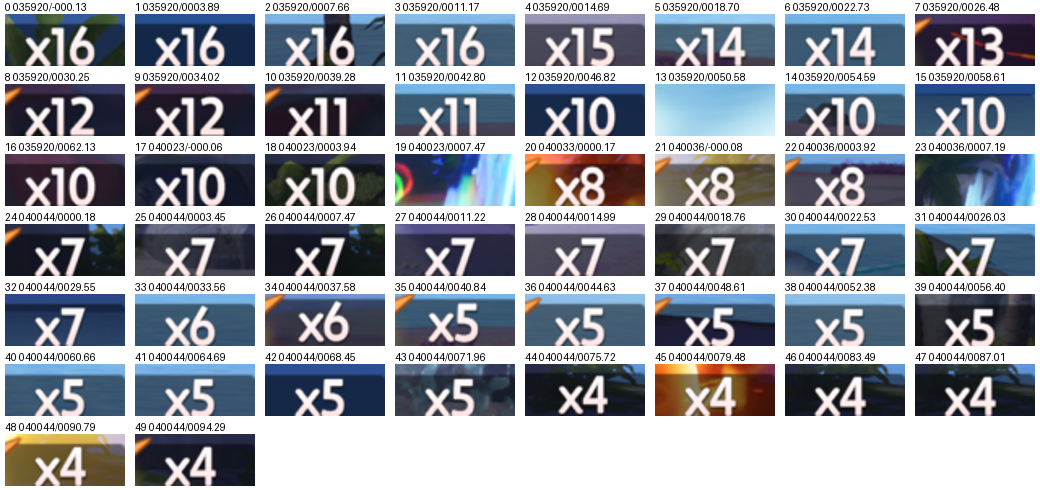
#> input picture bossbar/xn_sheet.png, 1040 x 490 px; its folder holds only this picture in this run
$ python -i reader.py   (imports and definitions only)
#> lines starting #> are read from the running program, lines starting #| are printed output that depends on the picture; after the words box and inside, x2 and y2 are one past the last pixel; in counts of white or black regions, pixels touching at a corner belong together
"""Boss-bar reading shared by bossbar.py (screenshots) and live.py (live capture).

Resolution-independent: the white [ ] brackets at the ends of the boss bar are the ruler. Every position is a
fraction of the bracket span, measured once on a 2000x1125 screenshot (span 789 px) and checked on a 4K crop.
"""
import csv, difflib, json, os, re, struct, subprocess, tempfile, threading, time
from PIL import Image, ImageChops, ImageOps
from hpcalc import max_hp, break_points

import settings as C
HERE = C.RES                      # shipped data files (catalog, OCR helper)

# ---- layout, in units of the bracket span (left bracket = 0, right bracket = 1) ----
REF_SPAN = 789                                   # bracket span on the 2000x1125 reference shot
TRACK = (9 / 789, 716 / 789)                     # fill track: left edge, right edge (exclusive)
WORLD_TRACK_RIGHT = 784 / 789                     # bosses out in the world have no xN box: the track runs to the bracket
# x0, y0, x1, y1; y relative to the fill's centre row. The title is centred over the bar, so a long one grows both ways:
# open-world bars are narrower than Interlink's (1293 px at 4K against 1514) with text the same size, and
# "Lv.60 Sparkling- Young Omega Sherro" filled almost the whole span - the old 175..625 box cut "Lv.60" off one end and
# "herro" off the other, and with no level no fight started. Now the full span plus a little: what OCR finds left of
# "Lv" is dropped by parse_title, and a bracket top read as ']' or '|' after the name is no letter to norm()
TITLE_BOX = (-30 / 789, -52 / 789, 819 / 789, -8 / 789)
XN_BOX = (722 / 789, -12 / 789, 783 / 789, 14 / 789)    # inside the dark xN box only
SPAN_PER_THICKNESS = 789 / 12                     # fallback when brackets aren't visible (fill is 12 px thick at span 789)

# ---- pixel classes ----
def is_fill(p): r, g, b = p[:3]; return r >= 220 and 90 <= g <= 195 and b <= 125        # live HP gradient
def is_ghost(p): r, g, b = p[:3]; return 165 <= r <= 215 and 55 <= g <= 105 and 55 <= b <= 100  # recent damage
def is_flash(p): return min(p[:3]) >= 235                                                # hit flash
def is_white(p): return min(p[:3]) >= 190                                                # brackets / text
def barlike(p): return is_fill(p) or is_ghost(p) or is_flash(p)
def colored(p): return is_fill(p) or is_ghost(p)                                         # no white: walls/sky are white

# [12 lines left out: function _bar_run, not called in this run]

def _is_bracket(px, x, yc, thick, W, H):
    """A bracket is a thin, tall white line: white along the column, not white a few pixels to either side. It is
    ~1.6x the bar's thickness; at small sizes (720p) blending adds a row to the measured thickness and takes the
    bracket's faded ends off, so 1.5 px of that is allowed for (was a plain 1.3x: missed at 720p)."""
    if _white_run(px, x, yc, 2 * thick, H) < 1.3 * thick - 1.5: return False
    off = max(3, thick // 3)
    side = [px[min(W - 1, max(0, x + s)), yy] for s in (-off, off) for yy in (yc - thick // 3, yc + thick // 3)]
    return sum(map(is_white, side)) <= 2

def _longest_run(px, y, x0, x1, test):
    best = (0, 0); run = start = 0
    for x in range(x0, x1):
        if test(px[x, y]):
            if run == 0: start = x
            run += 1
            if run > best[0]: best = (run, start)
        else: run = 0
    return best

def _line_px(px, x, y):
    """A pixel of a thin white line: white, or (scaled down, the 1 px line falling between two columns) light grey
    next to light grey - the line split over x and a neighbour, e.g. a bracket at 720p."""
    p = px[x, y]
    if is_white(p): return True
    if min(p[:3]) < 140: return False
    for nx in (x - 1, x + 1):
        try:
            if min(px[nx, y][:3]) >= 140: return True
        except IndexError:
            pass
    return False

def _white_run(px, x, yc, reach, H):
    """Length of the vertical white run through column x around row yc."""
    n = 0
    for y in range(max(0, yc - reach), min(H, yc + reach)):
        n = n + 1 if _line_px(px, x, y) else n
    return n

LAST_FAIL = ['']     # why the last find_bar call found nothing (for the meter's diagnostics)

def _band(lo, hi): return lambda v: 255 if lo <= v <= hi else 0

def _band_runs(band, gap):
    """(n, y, start) of every row of `band` whose longest fill/ghost run is 4 px or more: the same runs _bar_run
    finds, from a one-byte-per-pixel class map (c = fill/ghost, f = hit flash, . = anything else) built with PIL's own
    image operations and matched with a regular expression, so a frame costs a few milliseconds even with red all
    over it instead of a Python pass over every pixel. A run is coloured pixels with flash gaps of under `gap`."""
    from PIL import ImageChops
    r, g, b = band.convert('RGB').split()
    fill = ImageChops.darker(ImageChops.darker(r.point(_band(220, 255)), g.point(_band(90, 195))), b.point(_band(0, 125)))
    ghost = ImageChops.darker(ImageChops.darker(r.point(_band(165, 215)), g.point(_band(55, 105))), b.point(_band(55, 100)))
    flash = ImageChops.darker(ImageChops.darker(r.point(_band(235, 255)), g.point(_band(235, 255))), b.point(_band(235, 255)))
    colour = ImageChops.lighter(fill, ghost)
    if not colour.getbbox(): return []
    classes = Image.new('L', band.size, ord('.')); classes.paste(ord('f'), mask=flash); classes.paste(ord('c'), mask=colour)
    data, w = classes.tobytes(), band.width
    run = re.compile(rb'c(?:f{0,%d}c)*' % max(0, gap - 1))
    out = []
    for y in range(band.height):
        row = data[y * w:(y + 1) * w]
        if row.count(b'c') < 2: continue                          # a run of 4 or more has both ends coloured
        best = (0, 0)
        for m in run.finditer(row):
            if m.end() - m.start() > best[0]: best = (m.end() - m.start(), m.start())
        if best[0] >= 4: out.append((best[0], y, best[1]))
    return out

def find_bar(im, cropped=False, tries=8):
    """Locate the boss bar. Returns dict(yc, left_bracket, span, track_left, track_right, thickness) or None.
    Red/orange things other than the bar (fire effects, portals) can make longer runs than a drained bar, so the
    best few candidate rows are each checked for the bar's two white brackets; the first that has them wins."""
    W, H = im.size
    y0, y1 = (0, H) if cropped else (0, int(H * 0.22))
    x0, x1 = (0, W) if cropped else (int(W * 0.08), int(W * 0.92))
    # coarse search on the band shrunk to ~960 px wide whatever the resolution (a whole-number factor left 1080p
    # unshrunk and 1440p barely shrunk: the slowest screens to find a bar on)
    f = max(1.0, W / 960); d = max(1, round(f))
    band = im.crop((x0, y0, x1, y1)).resize((max(1, round((x1 - x0) / f)), max(1, round((y1 - y0) / f))), Image.NEAREST)
    runs = _band_runs(band, gap=max(2, round(24 / f)))
    if not runs: LAST_FAIL[0] = 'no red/orange run near the top'; return None
    runs.sort(reverse=True); px = im.load(); tried = []; reasons = []
    for n, by, bs in runs:
        if len(tried) >= tries: break
        if any(abs(by - t) <= 2 for t in tried): continue          # same bar seen on a neighbouring row
        tried.append(by)
        r = _check_candidate(px, W, H, x0 + round(bs * f), y0 + round(by * f), d, cropped)
        if isinstance(r, dict): LAST_FAIL[0] = ''; return r
        reasons.append(r)
    LAST_FAIL[0] = '; '.join(dict.fromkeys(reasons)) or 'no candidate'
    return None

# [19 lines left out: function bar_at, not called in this run]

def _check_candidate(px, W, H, xg, yg, d, cropped, brackets=None):
    """Refine one candidate run at full resolution and check it is the boss bar. Returns the bar dict or a reason."""
    col = min(W - 1, xg + 4 * d)
    if not colored(px[col, yg]):
        near = [y for y in range(max(0, yg - d), min(H, yg + d + 1)) if colored(px[col, y])]
        if not near: return 'run vanished at full resolution'
        yg = near[0]
    top = yg
    while top > 0 and colored(px[col, top - 1]): top -= 1
    bot = yg
    while bot < H - 1 and colored(px[col, bot + 1]): bot += 1
    yc = (top + bot) // 2; thick = max(3, bot - top + 1)
    if not cropped and thick > H * 0.03: return f'too thick ({thick}px)'
    if brackets:                                                    # already checked where they were (bar_at)
        lb, rb = brackets; start = xg
    else:
        n, start = _longest_run(px, yc, max(0, xg - 4 * d), W, colored)
        lb = None                                                   # left bracket: thin tall white line
        for x in range(start - 1, max(0, start - 4 * thick) - 1, -1):
            if _is_bracket(px, x, yc, thick, W, H): lb = x; break
        est = SPAN_PER_THICKNESS * thick
        rb = None
        if lb is not None:
            for x in range(min(W - 1, int(lb + 1.25 * est)), int(lb + 0.8 * est), -1):   # rightmost bracket-like line
                if _is_bracket(px, x, yc, thick, W, H): rb = x; break
    if lb is not None and rb is not None: span = rb - lb
    elif not cropped: return 'no left bracket' if lb is None else 'no right bracket'
    else:
        span = est; lb = start - TRACK[0] * span
    world = False
    if not cropped:
        if abs(lb + span / 2 - W / 2) > 0.04 * W: return 'not centred on screen'     # the boss bar is top-centre
        # Boss rush bars end in a dark box with white "xN" digits; bosses out in the world (Alphas) have none and
        # their track runs on to the right bracket - with full HP that part is still red fill.
        x_from, x_to = int(lb + TRACK[1] * span + 0.01 * span), int(lb + 0.99 * span)
        if x_to <= x_from: return 'no room for an xN box'
        rows = [y for y in range(yc - thick // 2, yc + thick // 2 + 1) if 0 <= y < H]
        digits = sum(1 for x in range(x_from, x_to) for y in rows if is_white(px[x, y]))
        dark = sum(1 for x in range(x_from, x_to) if max(px[x, yc][:3]) < 120 or is_white(px[x, yc]))
        red = sum(1 for x in range(x_from, x_to) if colored(px[x, yc]))
        if digits >= 0.03 * (x_to - x_from) * len(rows) and dark >= 0.6 * (x_to - x_from): world = False
        elif dark + red >= 0.8 * (x_to - x_from): world = True                         # dark empty track or HP fill
        else: return 'no xN box or open track at the right end'
        # an Interlink bar whose xN box is gone (x1, late in the fight) looks like a world bar with an empty right end;
        # live HP red there means the track really runs on to the bracket (see as_bossrush_bar)
        right_red = red / (x_to - x_from)
    else: right_red = 0.0
    right = WORLD_TRACK_RIGHT if world else TRACK[1]
    return {'yc': yc, 'left_bracket': lb, 'span': span, 'brackets_found': rb is not None, 'world': world, 'right_red': right_red,
            'track_left': round(lb + TRACK[0] * span), 'track_right': round(lb + right * span), 'thickness': thick,
            'frame': (W, H)}

# [17 lines left out: functions as_bossrush_bar, measure_fill, not called in this run]

def _median_px(px, x, rows):
    v = sorted((px[x, y][:3] for y in rows), key=sum)
    return v[len(v) // 2]

def _diff(a, b): return abs(a[0] - b[0]) + abs(a[1] - b[1]) + abs(a[2] - b[2])

# [18 lines left out: function measure_fill_any, not called in this run]

# Break gauge: the thin line under the HP bar. It starts full and drains as break damage lands (white, orange for
# about the last 30%); at zero the boss is broken (the empty part of the HP track turns yellow with "250%") for
# ~10 s, then the line refills and drains again. The track behind the line is see-through, so a line pixel must have
# the bar's dark rim above it and the dark outline below.
BREAK_BELOW = (0.010, 0.019)                      # line rows: fractions of the bracket span below the bar centre
def _gauge_white(p): return min(p[:3]) >= 195 and max(p[:3]) - min(p[:3]) <= 14
def _gauge_orange(p): r, g, b = p[:3]; return r >= 235 and 185 <= g <= 220 and 125 <= b <= 170
def _break_yellow(p): r, g, b = p[:3]; return r >= 235 and g >= 200 and b <= 150
def _dark(p): return max(p[:3]) < 135

# [29 lines left out: functions measure_break, verify_bar, not called in this run]

def box_at(bar, rel):
    lb, s, yc = bar['left_bracket'], bar['span'], bar['yc']
    return (lb + rel[0] * s, yc + rel[1] * s, lb + rel[2] * s, yc + rel[3] * s)

# [91 lines left out: functions timer_box, prep_text, prep_white, prep_grey, prep_bright, prep_labelled and 4 more, not called in this run]

# ---- OCR (Windows built-in: ocr-helper.exe when shipped, else a long-running PowerShell helper) ----
OCR_EXE = os.path.join(HERE, 'ocr-helper.exe')   # native helper (app/ocr-helper): grey pixels on stdin, no image files

TEMP_PREFIX = 'bossbar_'

# [11 lines left out: function sweep_temp, not called in this run]

class Ocr:
    swept = False
    # [50 lines left out: functions __init__, read, read_native, close, not called in this run]

DIGIT_FIX = str.maketrans({'O': '0', 'o': '0', 'Q': '0', 'D': '0', 'I': '1', 'l': '1', 'S': '5', 'B': '8', 'Z': '2', 'G': '6'})

# [19 lines left out: functions parse_title, strip_sparkling, not called in this run]

XN_FIX = str.maketrans({'l': '1', 'I': '1', 'i': '1', '|': '1', 'O': '0', 'o': '0', 'D': '0', 'Q': '0', 'S': '5', 's': '5'})

# [10 lines left out: function parse_xn, not called in this run]

def parse_timer(t):
    m = re.search(r'(?<!\d)(\d{1,2})\s*[:.]\s*(\d{2})(?!\d)', t or '')
    return int(m.group(1)) * 60 + int(m.group(2)) if m else None

# ---- boss data ----
GAME_BOSSES = [None]      # the boss list read from the player's game data (gamedata.cached_bosses), when there is one

# [9 lines left out: function load_catalog, not called in this run]

def load_grades():
    with open(os.path.join(HERE, 'boss_rush_grades.csv'), encoding='utf-8') as f:
        return [float(r['cumulative_hp_loss_pct']) / 100 for r in csv.DictReader(f)]   # index = grade 0..16

def norm(s): return re.sub(r'[^a-z]', '', (s or '').lower())

def hp_formula(r):
    try: return json.loads(r['fixed_hp_rate']).get('1')
    except (ValueError, AttributeError): return None

# [50 lines left out: functions world_rows, wild_copy, pick_boss, not called in this run]

# The boss rush week schedule: bundled, replaced by a fresher copy read from the game data after a patch (live.py)
CYCLES_FILE = [os.path.join(HERE, 'boss_rush_cycles.json')]

# [59 lines left out: functions active_cycle_bosses, active_cycle_slots, prep_label, active_cycle_id, latest_cycle_boss, cycle_slot, not called in this run]

CALIB = os.path.join(C.DATA, 'calibration.json')

# [12 lines left out: functions load_calibration, save_calibration, not called in this run]

_BREAK = None
# [44 lines left out: functions boss_break_points, boss_max_hp, damage_dealt, read_frame, not called in this run]

>>> from PIL import Image
>>> picture = Image.open('xn_sheet.png')
#> picture is the input picture: PIL image 1040x490 RGB; mean R, G, B 148.6, 153.4, 162.7
>>> result = find_bar(picture)
#> in find_bar, `band = im.crop((x0, y0, x1, y1)).resize((max(1, round((x1 - x0) / f)),..`:
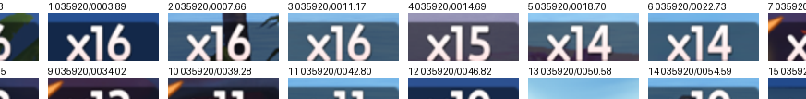
#> band: PIL image 806x99 RGB; mean R, G, B 144.3, 155.8, 171.2
#> in _band_runs, `r, g, b = band.convert('RGB').split()`:
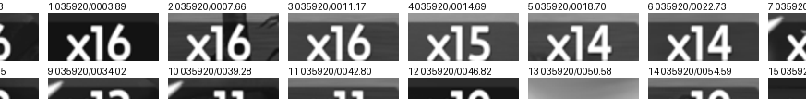
#> r: PIL image 806x99 L; min 3, max 255, mean 144.3
#> in _band_runs, `r, g, b = band.convert('RGB').split()`:
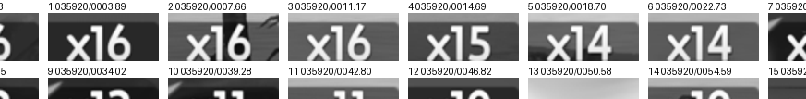
#> g: PIL image 806x99 L; min 3, max 255, mean 155.8
#> in _band_runs, `r, g, b = band.convert('RGB').split()`:
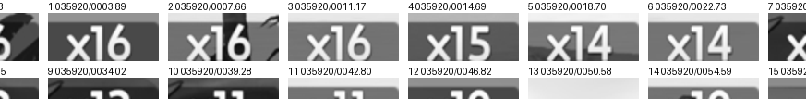
#> b: PIL image 806x99 L; min 3, max 255, mean 171.2
#> in _band_runs, `fill = ImageChops.darker(ImageChops.darker(r.point(_band(220, 255)), g..`:
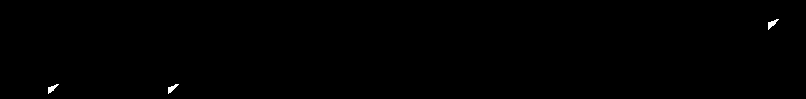
#> fill: PIL image 806x99 L; 0.19% white; 3 white regions, box (x1, y1, x2, y2) and area: (768, 19, 779, 30) 52, (48, 84, 59, 94) 48, (168, 84, 179, 94) 48
#> in _band_runs, `ghost = ImageChops.darker(ImageChops.darker(r.point(_band(165, 215)), ..`: ghost: PIL image 806x99 L; every value is 0
#> in _band_runs, `flash = ImageChops.darker(ImageChops.darker(r.point(_band(235, 255)), ..`:
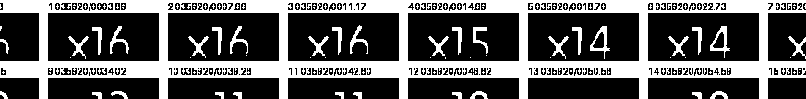
#> flash: PIL image 806x99 L; 35.1% white; 133 white regions (101 under 20 px), largest, box (x1, y1, x2, y2) and area: (0, 0, 806, 99) 24292, (710, 26, 730, 58) 205, (590, 26, 610, 59) 204
#> in _band_runs, `classes = Image.new('L', band.size, ord('.'))`: classes: PIL image 806x99 L; every value is 46
#> in _band_runs, `classes.paste(ord('c'), mask=colour)`:
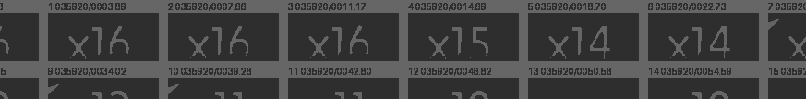
#> classes: PIL image 806x99 L; min 46, max 102, mean 65.8
#> in _band_runs, `data, w = classes.tobytes(), band.width`: w = 806
#> after the loop in _band_runs, `for y in range(band.height):`: out = [(4, 20, 774), (6, 21, 771), (8, 22, 768), (8, 23, 768), (7, 24, 768), (6, 25, 768), (4, 26, 768), (4, 84, 175), (4, 85, 54), (6, 86, 51), (8, 87, 48), (7, 88, 48), (6, 89, 48), (6, 90, 48), (4, 91, 48)]
#> in find_bar, `runs = _band_runs(band, gap=max(2, round(24 / f)))`: runs has the same summary as out in _band_runs
#> the loop in find_bar, `for n, by, bs in runs:` made 15 passes
#> (by, bs, col in _check_candidate, r) on pass 1: (87, 48, 139, 31)
